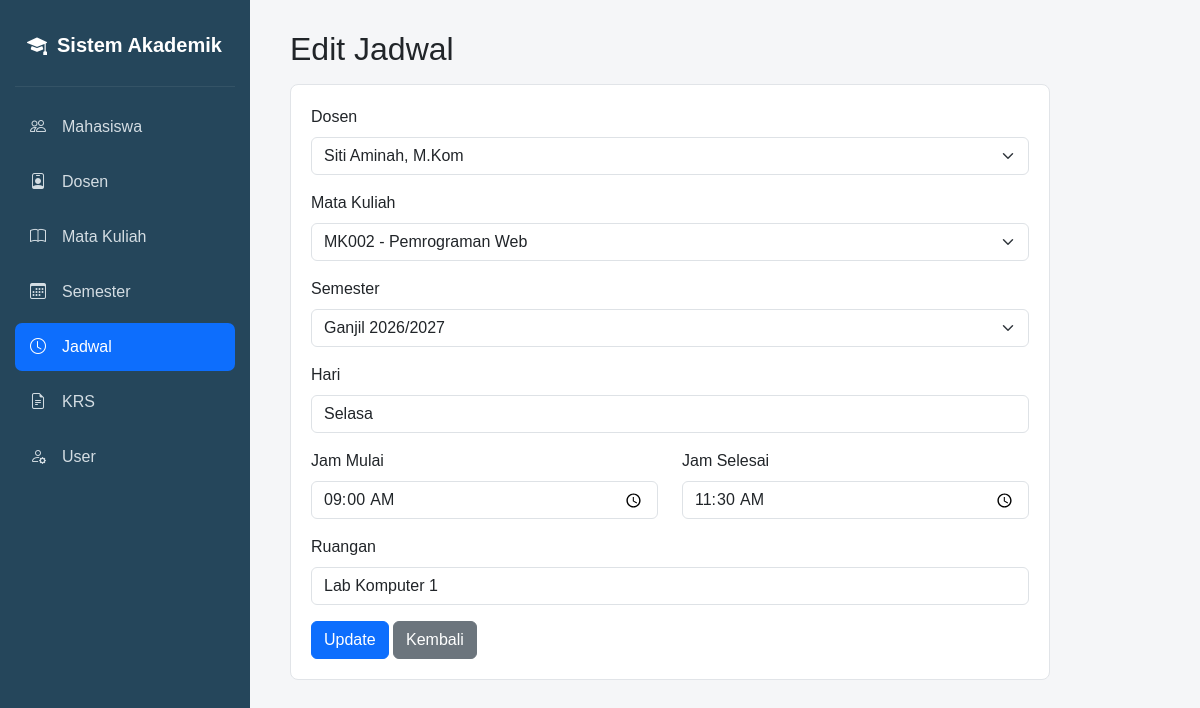
The app's page /jadwal/edit.php?id=2 with its own data.
### tables this page shows
CREATE TABLE `tbl_jadwal` (
  `id_jadwal` int(11) NOT NULL,
  `id_dosen` int(11) NOT NULL,
  `id_matkul` int(11) NOT NULL,
  `id_semester` int(11) NOT NULL,
  `hari` varchar(20) NOT NULL,
  `jam_mulai` time NOT NULL,
  `jam_selesai` time NOT NULL,
  `ruangan` varchar(20) NOT NULL
);

CREATE TABLE `tbl_dosen` (
  `id_dosen` int(11) NOT NULL,
  `nidn` varchar(20) NOT NULL,
  `nama_dosen` varchar(100) NOT NULL,
  `jenis_kelamin` enum('L','P') DEFAULT NULL,
  `alamat` varchar(200) DEFAULT NULL,
  `no_telp` varchar(20) DEFAULT NULL
);

CREATE TABLE `tbl_matkul` (
  `id_matkul` int(11) NOT NULL,
  `kode_matkul` varchar(20) NOT NULL,
  `nama_matkul` varchar(100) NOT NULL,
  `sks` int(11) NOT NULL
);

CREATE TABLE `tbl_semester` (
  `id_semester` int(11) NOT NULL,
  `nama_semester` varchar(50) NOT NULL,
  `tahun_ajaran` varchar(20) NOT NULL
);

### jadwal/edit.php (the view, shortened to what this page needs)
<?php
require_once "../config/database.php";
$id=(int)($_GET['id']??0);
$stmt=mysqli_prepare($conn,"SELECT * FROM tbl_jadwal WHERE id_jadwal=?");
mysqli_stmt_bind_param($stmt,"i",$id);
mysqli_stmt_execute($stmt);
$data=mysqli_fetch_assoc(mysqli_stmt_get_result($stmt));
$dosen=mysqli_query($conn,"SELECT * FROM tbl_dosen ORDER BY nama_dosen");
$matkul=mysqli_query($conn,"SELECT * FROM tbl_matkul ORDER BY nama_matkul");
$semester=mysqli_query($conn,"SELECT * FROM tbl_semester ORDER BY id_semester DESC");
include "../header.php";
include "../sidebar.php";
?>
<h2 class="mb-3">Edit Jadwal</h2>
<div class="card-simple form-box">
<form method="POST">
    <div class="mb-3">
        <label class="form-label">Dosen</label>
        <select name="id_dosen" class="form-select" required>
            <?php while($d=mysqli_fetch_assoc($dosen)): ?>
            <option value="<?= $d['id_dosen']; ?>" <?= isset($data) && $data['id_dosen']==$d['id_dosen']?'selected':''; ?>>
                <?= htmlspecialchars($d['nama_dosen']); ?>
            </option>
            <?php endwhile; ?>
        </select>
    </div>
    <div class="mb-3">
        <label class="form-label">Mata Kuliah</label>
        <select name="id_matkul" class="form-select" required>
            <?php while($m=mysqli_fetch_assoc($matkul)): ?>
            <option value="<?= $m['id_matkul']; ?>" <?= isset($data) && $data['id_matkul']==$m['id_matkul']?'selected':''; ?>>
                <?= htmlspecialchars($m['kode_matkul']." - ".$m['nama_matkul']); ?>
            </option>
            <?php endwhile; ?>
        </select>
    </div>
    <div class="mb-3">
        <label class="form-label">Semester</label>
        <select name="id_semester" class="form-select" required>
            <?php while($s=mysqli_fetch_assoc($semester)): ?>
            <option value="<?= $s['id_semester']; ?>" <?= isset($data) && $data['id_semester']==$s['id_semester']?'selected':''; ?>>
                <?= htmlspecialchars($s['nama_semester']." ".$s['tahun_ajaran']); ?>
            </option>
            <?php endwhile; ?>
        </select>
    </div>
    <div class="mb-3">
        <label class="form-label">Hari</label>
        <input type="text" name="hari" class="form-control" value="<?= isset($data)?htmlspecialchars($data['hari']):''; ?>" required>
    </div>
    <div class="row">
        <div class="col-md-6 mb-3">
            <label class="form-label">Jam Mulai</label>
            <input type="time" name="jam_mulai" class="form-control" value="<?= isset($data)?htmlspecialchars($data['jam_mulai']):''; ?>" required>
        </div>
        <div class="col-md-6 mb-3">
            <label class="form-label">Jam Selesai</label>
            <input type="time" name="jam_selesai" class="form-control" value="<?= isset($data)?htmlspecialchars($data['jam_selesai']):''; ?>" required>
        </div>
    </div>
    <div class="mb-3">
        <label class="form-label">Ruangan</label>
        <input type="text" name="ruangan" class="form-control" value="<?= isset($data)?htmlspecialchars($data['ruangan']):''; ?>" required>
    </div>
<button class="btn btn-primary">Update</button>
<a href="index.php" class="btn btn-secondary">Kembali</a>
</form>
</div>
<?php include "../footer.php"; ?>

### assets/css/style.css (style rules this page uses)
body { margin: 0; background: #f5f6f8; font-family: Arial, sans-serif; }
.card-simple { background: #fff; border: 1px solid #e1e4e8; border-radius: 8px; padding: 20px; }
.form-box { max-width: 760px; }

### records on screen
tbl_jadwal: id_dosen "Siti Aminah, M.Kom", id_matkul "MK002 - Pemrograman Web", id_semester "Ganjil 2026/2027", hari "Selasa", jam_mulai "09:00:00", jam_selesai "11:30:00", ruangan "Lab Komputer 1"
